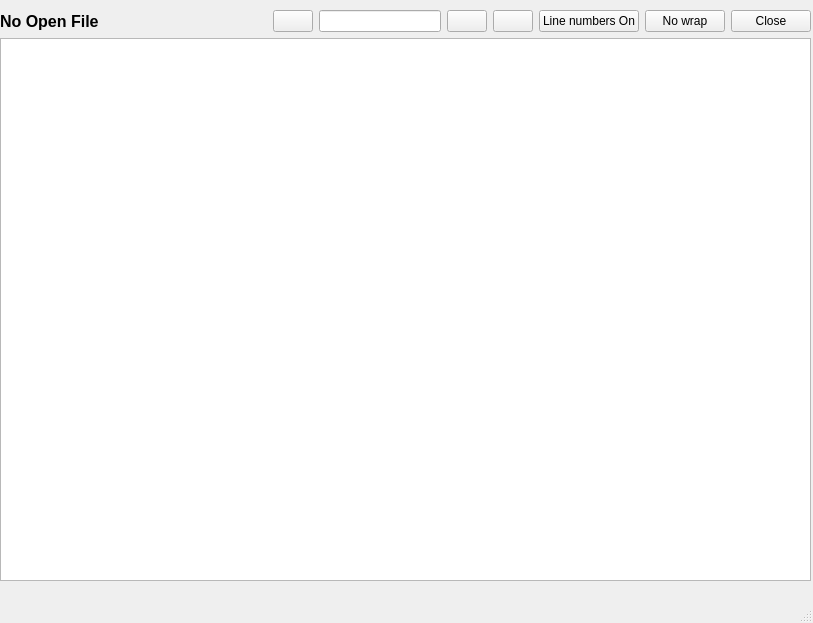
<?xml version="1.0" encoding="UTF-8"?>
<ui version="4.0">
 <class>textEditMWn</class>
 <widget class="QMainWindow" name="textEditMWn">
  <property name="geometry">
   <rect>
    <x>0</x>
    <y>0</y>
    <width>813</width>
    <height>623</height>
   </rect>
  </property>
  <property name="sizePolicy">
   <sizepolicy hsizetype="Preferred" vsizetype="Preferred">
    <horstretch>0</horstretch>
    <verstretch>0</verstretch>
   </sizepolicy>
  </property>
  <property name="sizeIncrement">
   <size>
    <width>3</width>
    <height>3</height>
   </size>
  </property>
  <property name="windowTitle">
   <string>MainWindow</string>
  </property>
  <widget class="QWidget" name="centralwidget">
   <property name="sizePolicy">
    <sizepolicy hsizetype="Expanding" vsizetype="Expanding">
     <horstretch>0</horstretch>
     <verstretch>0</verstretch>
    </sizepolicy>
   </property>
   <widget class="QWidget" name="verticalLayoutWidget">
    <property name="geometry">
     <rect>
      <x>0</x>
      <y>10</y>
      <width>811</width>
      <height>571</height>
     </rect>
    </property>
    <layout class="QVBoxLayout" name="verticalLayout">
     <item>
      <layout class="QHBoxLayout" name="horizontalLayout">
       <item>
        <widget class="QLabel" name="ClosedLBl">
         <property name="font">
          <font>
           <pointsize>12</pointsize>
           <weight>75</weight>
           <bold>true</bold>
          </font>
         </property>
         <property name="text">
          <string>No Open File</string>
         </property>
        </widget>
       </item>
       <item>
        <spacer name="horizontalSpacer">
         <property name="orientation">
          <enum>Qt::Horizontal</enum>
         </property>
         <property name="sizeHint" stdset="0">
          <size>
           <width>40</width>
           <height>20</height>
          </size>
         </property>
        </spacer>
       </item>
       <item>
        <layout class="QHBoxLayout" name="horizontalLayout_2">
         <item>
          <widget class="QPushButton" name="searchBTn">
           <property name="text">
            <string/>
           </property>
           <property name="icon">
            <iconset>
             <normaloff>../../zqt/icons/magnifyingglass.png</normaloff>../../zqt/icons/magnifyingglass.png</iconset>
           </property>
          </widget>
         </item>
         <item>
          <widget class="QLineEdit" name="searchLEd"/>
         </item>
        </layout>
       </item>
       <item>
        <widget class="QPushButton" name="searchMainBTn">
         <property name="toolTip">
          <string notr="true">set search on/off</string>
         </property>
         <property name="text">
          <string/>
         </property>
         <property name="icon">
          <iconset>
           <normaloff>../../zqt/icons/strigi.png</normaloff>../../zqt/icons/strigi.png</iconset>
         </property>
        </widget>
       </item>
       <item>
        <widget class="QPushButton" name="filterBTn">
         <property name="text">
          <string/>
         </property>
         <property name="icon">
          <iconset>
           <normaloff>../../zqt/icons/funel.png</normaloff>../../zqt/icons/funel.png</iconset>
         </property>
        </widget>
       </item>
       <item>
        <widget class="QPushButton" name="lineNumbersBTn">
         <property name="text">
          <string>Line numbers On</string>
         </property>
        </widget>
       </item>
       <item>
        <widget class="QPushButton" name="wrapBTn">
         <property name="text">
          <string>No wrap</string>
         </property>
        </widget>
       </item>
       <item>
        <widget class="QPushButton" name="closeBTn">
         <property name="text">
          <string>Close</string>
         </property>
        </widget>
       </item>
      </layout>
     </item>
     <item>
      <widget class="ZQPlainTextEdit" name="textPTe">
       <property name="sizePolicy">
        <sizepolicy hsizetype="Expanding" vsizetype="Expanding">
         <horstretch>0</horstretch>
         <verstretch>0</verstretch>
        </sizepolicy>
       </property>
       <property name="sizeIncrement">
        <size>
         <width>0</width>
         <height>0</height>
        </size>
       </property>
       <property name="font">
        <font>
         <family>Courier</family>
         <pointsize>10</pointsize>
         <weight>75</weight>
         <bold>true</bold>
        </font>
       </property>
       <property name="toolTip">
        <string>Filter content</string>
       </property>
       <property name="sizeAdjustPolicy">
        <enum>QAbstractScrollArea::AdjustToContents</enum>
       </property>
       <property name="lineWrapMode">
        <enum>QPlainTextEdit::WidgetWidth</enum>
       </property>
      </widget>
     </item>
    </layout>
   </widget>
  </widget>
  <widget class="QStatusBar" name="statusbar"/>
  <widget class="QMenuBar" name="menubar">
   <property name="geometry">
    <rect>
     <x>0</x>
     <y>0</y>
     <width>813</width>
     <height>20</height>
    </rect>
   </property>
  </widget>
 </widget>
 <customwidgets>
  <customwidget>
   <class>ZQPlainTextEdit</class>
   <extends>QPlainTextEdit</extends>
   <header location="global">zqplaintextedit.h</header>
  </customwidget>
 </customwidgets>
 <resources/>
 <connections/>
</ui>
